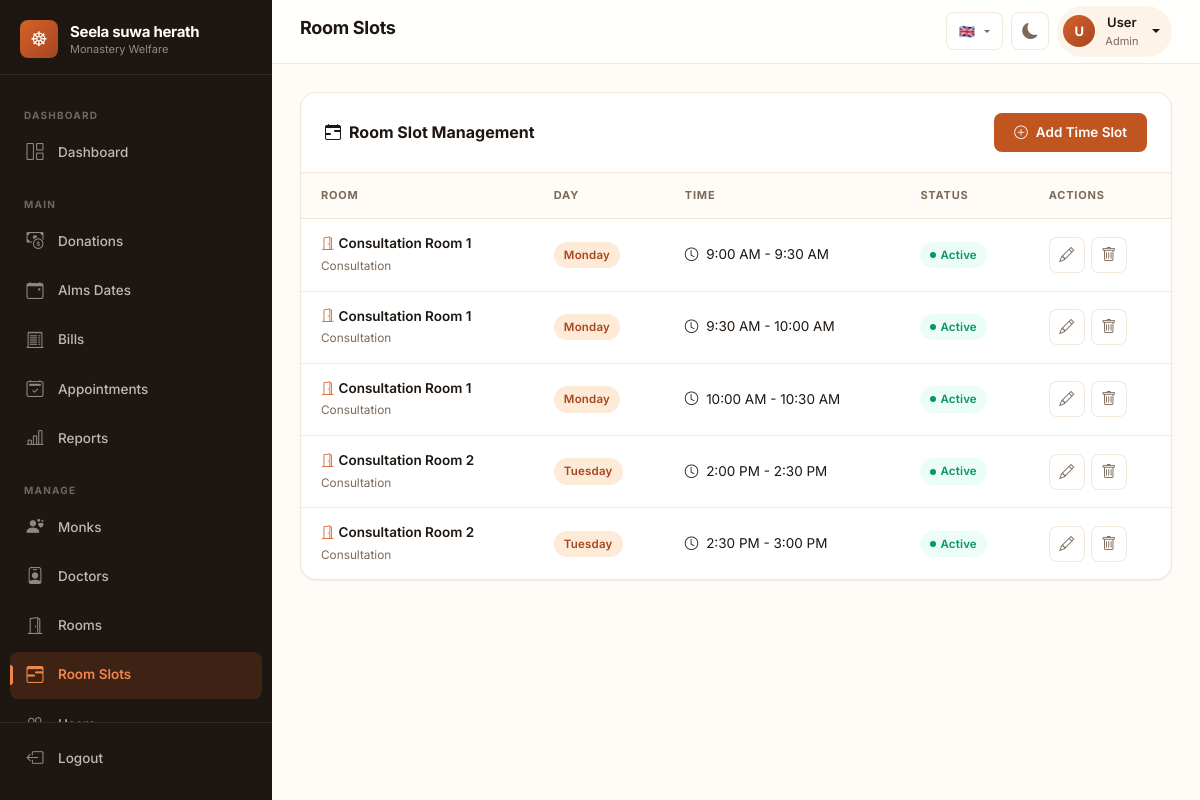
/pages/room_slot_management.php, run on the app's committed database.
### tables this page shows
CREATE TABLE room_slots (
    room_slot_id INT PRIMARY KEY AUTO_INCREMENT,
    room_id INT NOT NULL,
    day_of_week TINYINT NOT NULL COMMENT '0=Sunday, 6=Saturday',
    start_time TIME NOT NULL,
    end_time TIME NOT NULL,
    is_active BOOLEAN DEFAULT TRUE,
    created_at TIMESTAMP DEFAULT CURRENT_TIMESTAMP,
    FOREIGN KEY (room_id) REFERENCES rooms(room_id) ON DELETE CASCADE,
    UNIQUE KEY unique_room_slot (room_id, day_of_week, start_time),
    INDEX idx_day (day_of_week)
);

CREATE TABLE rooms (
    room_id INT PRIMARY KEY AUTO_INCREMENT,
    name VARCHAR(100) NOT NULL UNIQUE,
    type VARCHAR(50) COMMENT 'Consultation, Treatment, etc.',
    capacity INT DEFAULT 1,
    status ENUM('available', 'occupied', 'maintenance') DEFAULT 'available',
    created_at TIMESTAMP DEFAULT CURRENT_TIMESTAMP,
    INDEX idx_status (status)
);

### includes/language.php (called while the page is built, shortened)
<?php
$current_language = $_SESSION['language'];
function __($key) {
    global $translations, $current_language;
    if (isset($translations[$current_language][$key])) {
        return $translations[$current_language][$key];
    }
    return $key;
}
function getCurrentLanguage() {
    global $current_language;
    return $current_language;
}
?>

### pages/room_slot_management.php (the view, shortened to what this page needs)
<?php
$servername = "localhost";
$dbusername = "root";
$db_password = "";
$dbname = "monastery_healthcare";
$con = new mysqli($servername, $dbusername, $db_password, $dbname);
$days_map = ['Sunday', 'Monday', 'Tuesday', 'Wednesday', 'Thursday', 'Friday', 'Saturday'];
$slots_query = "SELECT rs.*, r.name as room_name, r.type
                FROM room_slots rs
                JOIN rooms r ON rs.room_id = r.room_id
                ORDER BY r.name, rs.day_of_week, rs.start_time";
$slots_res = $con->query($slots_query);
?>
<!DOCTYPE html>
<html lang="en">
<head>    <meta charset="UTF-8">
    <link href="https://cdn.jsdelivr.net/npm/bootstrap@5.3.3/dist/css/bootstrap.min.css" rel="stylesheet">
    <link rel="stylesheet" href="https://cdn.jsdelivr.net/npm/bootstrap-icons@1.11.1/font/bootstrap-icons.css">
</head>
<body>
<?php include ROOT_PATH . 'includes/navbar.php'; ?>
    <div class="modern-table-wrapper">
        <div class="modern-table-header">
            <h5><i class="bi bi-calendar-range me-2"></i>Room Slot Management</h5>
            <button class="btn-modern btn-primary-modern" data-bs-toggle="modal" data-bs-target="#addModal">
                <i class="bi bi-plus-circle"></i> Add Time Slot
            </button>
        </div>
        <div class="table-responsive-modern">
            <table class="modern-table">
                <thead>
                    <tr>
                        <th>Room</th>
                        <th>Day</th>
                        <th>Time</th>
                        <th>Status</th>
                        <th>Actions</th>
                    </tr>
                </thead>
                <tbody>
                    <?php
                    while($row = $slots_res->fetch_assoc()):
                    ?>
                    <tr>
                        <td>
                            <div style="font-weight:600;"><i class="bi bi-door-open me-1" style="color:var(--primary-500);"></i><?= htmlspecialchars($row['room_name']) ?></div>
                            <small style="color:var(--text-secondary);"><?= htmlspecialchars($row['type']) ?></small>
                        </td>
                        <td><span class="badge-modern badge-primary"><?= $days_map[$row['day_of_week']] ?></span></td>
                        <td>
                            <i class="bi bi-clock me-1"></i>
                            <?= date('g:i A', strtotime($row['start_time'])) ?> -
                            <?= date('g:i A', strtotime($row['end_time'])) ?>
                        </td>
                        <td>
                            <?php if($row['is_active']): ?>
                                <span class="badge-modern badge-success badge-dot">Active</span>
                            <?php else: ?>
                                <span class="badge-modern badge-secondary badge-dot">Inactive</span>
                            <?php endif; ?>
                        </td>
                        <td>
                            <div style="display:flex;gap:6px;">
                                <button class="btn-icon" data-bs-toggle="modal" data-bs-target="#editModal<?= $row['room_slot_id'] ?>" title="Edit">
                                    <i class="bi bi-pencil"></i>
                                </button>
                                <button class="btn-icon danger" data-bs-toggle="modal" data-bs-target="#deleteModal<?= $row['room_slot_id'] ?>" title="Delete">
                                    <i class="bi bi-trash"></i>
                                </button>
                            </div>
                        </td>
                    </tr>
                    <?php endwhile; ?>
                </tbody>
            </table>
        </div>
    </div>
<?php include ROOT_PATH . 'includes/footer.php'; ?>
</body>
</html>

### includes/navbar.php (shortened to what this page needs)
<?php
require_once __DIR__ . '/language.php';
$currentPage = basename($_SERVER['PHP_SELF']);
if (!function_exists('isActivePage')) {
function isActivePage($pages, $currentPage) {
  if (!is_array($pages)) {
    $pages = [$pages];
  }
  return in_array($currentPage, $pages) ? 'active' : '';
}
}
if (!function_exists('getPageTitle')) {
function getPageTitle($page) {
  $titles = [
    'dashboard.php' => 'Dashboard',
    'dashboard_doctor.php' => 'Doctor Dashboard',
    'dashboard_donor.php' => 'Donor Dashboard',
    'dashboard_monk.php' => 'Monk Dashboard',
    'donation_management.php' => 'Donations',
    'bill_management.php' => 'Bills',
    'patient_appointments.php' => 'Appointments',
    'reports.php' => 'Reports',
    'chatbot.php' => 'AI Assistant',
    'monk_management.php' => 'Monk Management',
    'doctor_management.php' => 'Doctor Management',
    'room_management.php' => 'Room Management',
    'room_slot_management.php' => 'Room Slots',
    'table.php' => 'User Management',
    'category_management.php' => 'Categories',
    'title_management.php' => 'Titles',
    'doctor_availability.php' => 'Doctor Availability',
    'import_monks.php' => 'Import Monks',
    'export_report.php' => 'Export Report',
    'edit.php' => 'Edit Record',
    'generate_receipt.php' => 'Receipt',
  ];
  return $titles[$page] ?? 'Dashboard';
}
}
$pageTitle = getPageTitle($currentPage);
$userName = $_SESSION['username'] ?? 'User';
$userRole = $_SESSION['role_name'] ?? 'Admin';
$userInitial = strtoupper(substr($userName, 0, 1));
$isAdmin = ($userRole === 'Admin');
?>
<?php $modernCssVer = @filemtime(__DIR__ . '/../assets/css/modern-design.css') ?: time(); ?>
<link rel="stylesheet" href="/monastery-healthcare-donation-app/assets/css/modern-design.css?v=<?= $modernCssVer ?>">
<aside class="app-sidebar" id="appSidebar">
  <a href="/monastery-healthcare-donation-app/index.php" class="sidebar-header" style="text-decoration:none;color:inherit;">
    <div class="sidebar-logo" style="font-size: 20px;">
      ☸
    </div>
    <div class="sidebar-brand">
      Seela suwa herath
      <small>Monastery Welfare</small>
    </div>
  </a>
  <nav class="sidebar-nav">
    <div class="sidebar-section-label"><?= __('dashboard') ?></div>
    <a class="sidebar-link <?= isActivePage('dashboard.php', $currentPage) ?>" href="/monastery-healthcare-donation-app/pages/dashboard.php">
      <i class="bi bi-grid-1x2"></i> <?= __('dashboard') ?>
    </a>
    <?php if ($isAdmin): ?>
    <div class="sidebar-section-label">Main</div>
    <a class="sidebar-link <?= isActivePage('donation_management.php', $currentPage) ?>" href="/monastery-healthcare-donation-app/pages/donation_management.php">
      <i class="bi bi-cash-coin"></i> <?= __('donations') ?>
    </a>
    <a class="sidebar-link <?= isActivePage('donation_date_requests.php', $currentPage) ?>" href="/monastery-healthcare-donation-app/pages/donation_date_requests.php">
      <i class="bi bi-calendar-event"></i> Alms Dates
    </a>
    <a class="sidebar-link <?= isActivePage('bill_management.php', $currentPage) ?>" href="/monastery-healthcare-donation-app/pages/bill_management.php">
      <i class="bi bi-receipt-cutoff"></i> <?= __('bills') ?>
    </a>
    <a class="sidebar-link <?= isActivePage('patient_appointments.php', $currentPage) ?>" href="/monastery-healthcare-donation-app/pages/patient_appointments.php">
      <i class="bi bi-calendar2-check"></i> <?= __('appointments') ?>
    </a>
    <a class="sidebar-link <?= isActivePage('reports.php', $currentPage) ?>" href="/monastery-healthcare-donation-app/pages/reports.php">
      <i class="bi bi-bar-chart-line"></i> <?= __('reports') ?>
    </a>
    <div class="sidebar-section-label"><?= __('manage') ?></div>
    <a class="sidebar-link <?= isActivePage('monk_management.php', $currentPage) ?>" href="/monastery-healthcare-donation-app/pages/monk_management.php">
      <i class="bi bi-person-hearts"></i> <?= __('monks') ?>
    </a>
    <a class="sidebar-link <?= isActivePage('doctor_management.php', $currentPage) ?>" href="/monastery-healthcare-donation-app/pages/doctor_management.php">
      <i class="bi bi-person-badge"></i> <?= __('doctors') ?>
    </a>
    <a class="sidebar-link <?= isActivePage('room_management.php', $currentPage) ?>" href="/monastery-healthcare-donation-app/pages/room_management.php">
      <i class="bi bi-door-open"></i> <?= __('rooms') ?>
    </a>
    <a class="sidebar-link <?= isActivePage('room_slot_management.php', $currentPage) ?>" href="/monastery-healthcare-donation-app/pages/room_slot_management.php">
      <i class="bi bi-calendar3-range"></i> <?= __('room_slots') ?>
    </a>
    <a class="sidebar-link <?= isActivePage('table.php', $currentPage) ?>" href="/monastery-healthcare-donation-app/pages/table.php">
      <i class="bi bi-people"></i> <?= __('users') ?>
    </a>
    <?php endif; ?>
  </nav>
  <div class="sidebar-footer">
    <a class="sidebar-link" href="/monastery-healthcare-donation-app/pages/auth/logout.php">
      <i class="bi bi-box-arrow-left"></i> <?= __('logout') ?>
    </a>
  </div>
</aside>
<div class="app-main">
  <header class="app-topbar">
    <h1 class="topbar-title"><?= htmlspecialchars($pageTitle) ?></h1>
    <div class="topbar-actions">
      <div class="dropdown">
        <button class="topbar-btn dropdown-toggle" data-bs-toggle="dropdown" title="<?= __('language') ?>" style="width:auto;padding:0 12px;gap:6px;display:inline-flex;align-items:center;font-size:13px;">
          <?= getCurrentLanguage() == 'si' ? '🇱🇰' : '🇬🇧' ?>
        </button>
      </div>
      <button class="topbar-btn" id="theme-toggle-modern" title="Toggle Dark Mode">
        <i class="bi bi-moon-fill"></i>
      </button>
      <div class="dropdown">
        <button class="topbar-user dropdown-toggle" data-bs-toggle="dropdown" style="border:none;">
          <div class="topbar-avatar"><?= htmlspecialchars($userInitial) ?></div>
          <div>
            <div class="topbar-user-name"><?= htmlspecialchars($userName) ?></div>
            <div class="topbar-user-role"><?= htmlspecialchars($userRole) ?></div>
          </div>
        </button>
      </div>
    </div>
  </header>
  <div class="app-content">

### includes/footer.php
  </div>
</div>

### data on the page
room_slots: room.name "Consultation Room 1", room.type "Consultation", day_of_week "Monday", start_time "9:00 AM", end_time "9:30 AM", is_active "Active"
room_slots: room.name "Consultation Room 1", room.type "Consultation", day_of_week "Monday", start_time "9:30 AM", end_time "10:00 AM", is_active "Active"
room_slots: room.name "Consultation Room 1", room.type "Consultation", day_of_week "Monday", start_time "10:00 AM", end_time "10:30 AM", is_active "Active"
room_slots: room.name "Consultation Room 2", room.type "Consultation", day_of_week "Tuesday", start_time "2:00 PM", end_time "2:30 PM", is_active "Active"
room_slots: room.name "Consultation Room 2", room.type "Consultation", day_of_week "Tuesday", start_time "2:30 PM", end_time "3:00 PM", is_active "Active"

### other printed values
__('dashboard') "DASHBOARD"
__('dashboard') "Dashboard"
__('donations') "Donations"
__('bills') "Bills"
__('appointments') "Appointments"
__('reports') "Reports"
__('manage') "MANAGE"
__('monks') "Monks"
__('doctors') "Doctors"
__('rooms') "Rooms"
__('room_slots') "Room Slots"
__('logout') "Logout"
$pageTitle "Room Slots"
$userInitial "U"
$userName "User"
